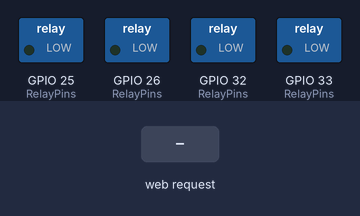
Simulated run of this sketch. Board: ESP32. On the bench: switched loads named in the sketch (green lamp = pin HIGH). The test bench sets the inputs (shaded band). WiFi joins after 1.5 s; servers stay silent unless stated; EEPROM starts erased; what the sketch prints to the serial monitor is not drawn.

Above: at 2.7 s.
2.8 s: HTTP request GET /allon received
At 3.3 s:
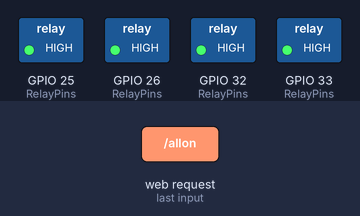
4.3 s: HTTP request GET /toggle?r=1 received
At 5.5 s:
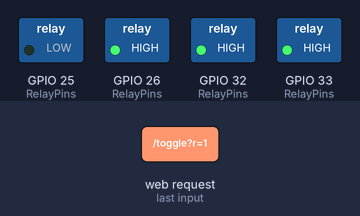
5.8 s: HTTP request GET /toggle?r=0 received
At 6.6 s:
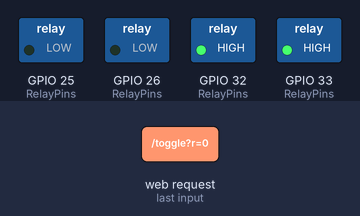
7.3 s: HTTP request GET /toggle?r=1 received
At 7.8 s:
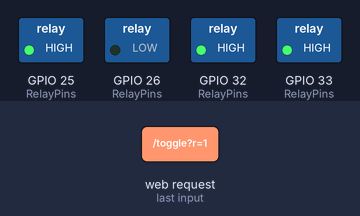
8.8 s: HTTP request GET /alloff received
At 10.0 s:
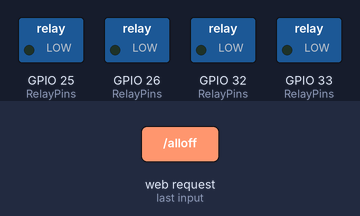
10.3 s: HTTP request GET /allon?r=1 received
At 11.4 s:
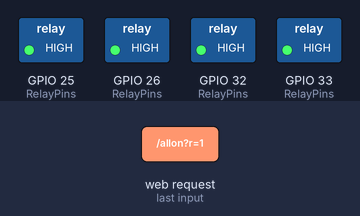
Timing chart, 0 to 12.8 s (numbered marks = the images above; inputs shaded):
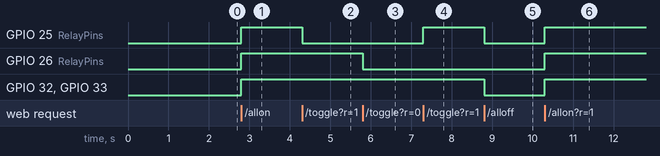

The sketch:

Smart_Irrigation_System_With_Flash_Memory.ino
```cpp
#include <WiFi.h>
#include <WebServer.h>
#include <esp_wifi.h>
#include <Preferences.h> // 🔹 New: Include Preferences library for Flash memory

#define RELAY1  26
#define RELAY2  25
#define RELAY3  33
#define RELAY4  32

int RelayPins[] = {RELAY1, RELAY2, RELAY3, RELAY4};
const char* RelayNames[] = {"Relay 1", "Relay 2", "Relay 3", "Relay 4"};
// 🔹 New: Array of keys for storing state in flash memory
const char* RelayKeys[] = {"r1_state", "r2_state", "r3_state", "r4_state"};

const char* ssid = "YOUR_SSID";
const char* password = "YOUR_PASSWORD";

WebServer server(80);
Preferences preferences; // 🔹 New: Create a Preferences object

// Function to save a specific relay state to flash
void saveRelayState(int index, bool state) {
  preferences.begin("relay_data", false); // Open namespace 'relay_data' (read/write)
  preferences.putBool(RelayKeys[index], state); // Save the state (true/false)
  preferences.end(); // Close the namespace
}

// Function to read and apply a specific relay state from flash
bool loadRelayState(int index) {
  preferences.begin("relay_data", true); // Open namespace 'relay_data' (read-only)
  // Get the stored state, defaulting to LOW (false) if no value is found
  bool state = preferences.getBool(RelayKeys[index], LOW);
  preferences.end();
  return state;
}

// Original HTML generating function remains the same
String getHtml() {
  String html = "<!DOCTYPE html><html><head><title>Sharvi Relay Control</title>";
  html += "<meta name='viewport' content='width=device-width, initial-scale=1'>";
  html += "<style>";
  html += "body{background:#f4f7f9;font-family:'Segoe UI',sans-serif;text-align:center;color:#333;padding:20px;}";
  html += ".logo{max-width:150px;margin-bottom:10px;}";
  html += ".relay{margin:15px;padding:15px;border-radius:10px;background:#ffffff;box-shadow:0 2px 5px rgba(0,0,0,0.1);display:inline-block;min-width:250px;}";
  html += ".relay h2{margin:10px 0;color:#00796b;}";
  html += "button{padding:10px 25px;font-size:16px;border:none;border-radius:8px;margin-top:10px;}";
  html += ".on{background-color:#43a047;color:white;}";
  html += ".off{background-color:#e53935;color:white;}";
  html += ".all-btns{margin-top:30px;}";
  html += ".footer{margin-top:40px;color:#888;font-size:13px;}";
  html += "</style></head><body>";

  html += "<img src='https://avatars.githubusercontent.com/u/76428759?text=Sharvi+Electronics' class='logo'>";
  html += "<h1>Sharvi ESP32 Relay Controller</h1>";

  for (int i = 0; i < 4; i++) {
    // Note: We read the state from the pin *after* the initial load in setup()
    String state = digitalRead(RelayPins[i]) == HIGH ? "ON" : "OFF";
    String btnClass = digitalRead(RelayPins[i]) == HIGH ? "on" : "off";
    html += "<div class='relay'>";
    html += "<h2>" + String(RelayNames[i]) + "</h2>";
    html += "<p>Status: <strong>" + state + "</strong></p>";
    html += "<a href='/toggle?r=" + String(i) + "'><button class='" + btnClass + "'>Toggle</button></a>";
    html += "</div>";
  }

  html += "<div class='all-btns'>";
  html += "<a href='/allon'><button class='on'>Turn All ON</button></a> ";
  html += "<a href='/alloff'><button class='off'>Turn All OFF</button></a>";
  html += "</div>";

  html += "<div class='footer'>Sharvi Electronics © 2025 - Industrial IoT Relay Module</div>";
  html += "</body></html>";
  return html;
}

void handleRoot() {
  server.send(200, "text/html", getHtml());
}

void handleToggle() {
  if (server.hasArg("r")) {
    int i = server.arg("r").toInt();
    if (i >= 0 && i < 4) {
      // Toggle the state
      int newState = !digitalRead(RelayPins[i]);
      digitalWrite(RelayPins[i], newState);

      // 🔹 Save the new state to flash
      saveRelayState(i, newState);
    }
  }
  handleRoot();
}

// New function: Turn all ON
void handleAllOn() {
  for (int i = 0; i < 4; i++) {
    digitalWrite(RelayPins[i], HIGH);
    // 🔹 Save the new state to flash
    saveRelayState(i, HIGH);
  }
  handleRoot();
}

// Optional: Turn all OFF
void handleAllOff() {
  for (int i = 0; i < 4; i++) {
    digitalWrite(RelayPins[i], LOW);
    // 🔹 Save the new state to flash
    saveRelayState(i, LOW);
  }
  handleRoot();
}

void readMacAddress() {
  uint8_t baseMac[6];
  esp_err_t ret = esp_wifi_get_mac(WIFI_IF_STA, baseMac);
  if (ret == ESP_OK) {
    Serial.printf("%02X-%02X-%02X-%02X-%02X-%02X\n",
                  baseMac[0], baseMac[1], baseMac[2],
                  baseMac[3], baseMac[4], baseMac[5]);
  } else {
    Serial.println("Failed to read MAC address");
  }
}

void setup() {
  Serial.begin(115200);

  // 🔹 Initialization: Read and restore states from flash
  for (int i = 0; i < 4; i++) {
    pinMode(RelayPins[i], OUTPUT);
    // Read the saved state from flash memory
    bool savedState = loadRelayState(i);
    // Apply the saved state to the relay pin
    digitalWrite(RelayPins[i], savedState);
    Serial.printf("Relay %d (%s) restored to: %s\n", i + 1, RelayNames[i], savedState ? "HIGH (ON)" : "LOW (OFF)");
  }

  WiFi.mode(WIFI_STA);
  WiFi.begin(ssid, password);
  Serial.print("Connecting to WiFi");
  while (WiFi.status() != WL_CONNECTED) {
    delay(500); Serial.print(".");
  }
  Serial.println("\nConnected to WiFi. IP: " + WiFi.localIP().toString());

  server.on("/", handleRoot);
  server.on("/toggle", handleToggle);
  server.on("/allon", handleAllOn);
  server.on("/alloff", handleAllOff);

  server.begin();
  Serial.println("HTTP server started");
}

void loop() {
  server.handleClient();
}
```

Measured:
- after the input at 2.8 s, GPIO 25 (RelayPins), GPIO 26 (RelayPins), GPIO 32 (RelayPins), GPIO 33 (RelayPins): LOW → HIGH at once
- after the input at 4.3 s, GPIO 25 (RelayPins): HIGH → LOW at once
- after the input at 5.8 s, GPIO 26 (RelayPins): HIGH → LOW at once
- after the input at 7.3 s, GPIO 25 (RelayPins): LOW → HIGH at once
- after the input at 8.8 s, GPIO 25 (RelayPins), GPIO 32 (RelayPins), GPIO 33 (RelayPins): HIGH → LOW at once
- after the input at 10.3 s, GPIO 25 (RelayPins), GPIO 26 (RelayPins), GPIO 32 (RelayPins), GPIO 33 (RelayPins): LOW → HIGH at once
